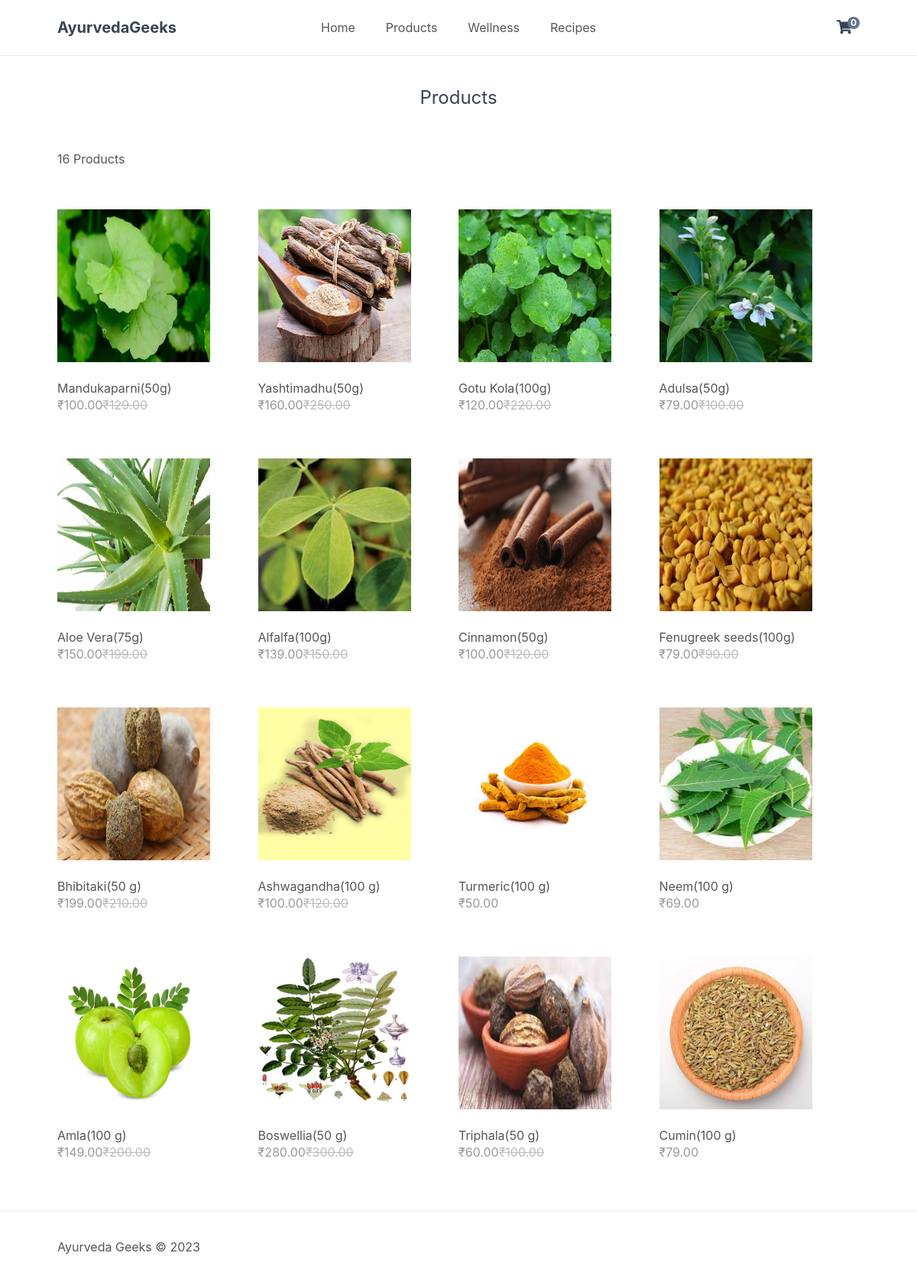
The page /index.php?page=products on the database its author committed.
### tables this page shows
CREATE TABLE `products` (
  `id` int(11) NOT NULL,
  `name` varchar(200) NOT NULL,
  `desc` text NOT NULL,
  `price` decimal(7,2) NOT NULL,
  `rrp` decimal(7,2) NOT NULL DEFAULT 0.00,
  `quantity` int(11) NOT NULL,
  `img` text NOT NULL,
  `date_added` datetime NOT NULL DEFAULT current_timestamp()
);

### index.php (called while the page is built, shortened)
<?php
include 'functions.php';
$page = isset($_GET['page']) && file_exists($_GET['page'] . '.php') ? $_GET['page'] : 'home';
include $page . '.php';
?>

### products.php (the view, shortened to what this page needs)
<?php
$stmt = mysqli_query($con,'SELECT * FROM products ORDER BY date_added DESC');
$products  =mysqli_fetch_all($stmt,MYSQLI_ASSOC);
$stmt=mysqli_query($con,'SELECT * FROM products');
$total_products = mysqli_num_rows($stmt);
?>
<?=template_header('Products')?>
<div class="products content-wrapper">
<h1>Products</h1>
<p><?=$total_products?> Products</p>
<div class="products-wrapper">
<?php foreach ($products as $product): ?>
<a href="index.php?page=product&id=<?=$product['id']?>" class="product">
<img src="imgs/<?=$product['img']?>" width="200" height="200" alt="<?=$product['name']?>">
<span class="name"><?=$product['name']?></span>
<span class="price">
&#8377;<?=$product['price']?>
<?php if ($product['rrp'] > 0): ?>
<span class="rrp">&#8377;<?=$product['rrp']?></span>
<?php endif; ?>
</span>
</a>
<?php endforeach; ?>
</div>
</div>
<?=template_footer()?>

### functions.php (shortened to what this page needs)
<?php
function template_header($title) {
$num_items_in_cart = isset($_SESSION['cart']) ? count($_SESSION['cart']) : 0;
echo <<<EOT
<!DOCTYPE html>
<html>
<head>
<meta charset="utf-8">
<title>$title</title>
<link href="style.css" rel="stylesheet" type="text/css">
<link rel="stylesheet" href="https://use.fontawesome.com/releases/v5.7.1/css/all.css">
</head>
<body>
<header>
<div class="content-wrapper">
<h1>AyurvedaGeeks</h1>
<nav>
<a href="index.php">Home</a>
<a href="index.php?page=products">Products</a>
<a href="index.php?page=properties">Wellness</a>
<a href="index.php?page=recipes">Recipes</a>
</nav>
<div class="link-icons">
<a href="index.php?page=cart">
<i class="fas fa-shopping-cart"></i>
<span>$num_items_in_cart</span>
</a>
</div>
</header>
<main>
EOT;
}
function template_footer() {
$year = date('Y');
echo <<<EOT
</main>
<footer>
<div class="content-wrapper">
<p>Ayurveda Geeks &copy; $year</p>
</div>
</footer>
</body>
</html>
EOT;
}
?>

### style.css (style rules this page uses)
* { box-sizing: border-box; font-family: -apple-system, BlinkMacSystemFont, "segoe ui", roboto, oxygen, ubuntu, cantarell, "fira sans", "droid sans", "helvetica neue", Arial, sans-serif; font-size: 16px; -webkit-font-smoothing: antialiased; -moz-osx-font-smoothing: grayscale; }
html { height: 100%; }
body { position: relative; min-height: 100%; color: #555555; background-color: #FFFFFF; margin: 0; padding-bottom: 100px; }
h1, h2, h3, h4, h5 { color: #394352; }
.content-wrapper { width: 1050px; margin: 0 auto; }
header { border-bottom: 1px solid #EEEEEE; }
header .content-wrapper { display: flex; }
header h1 { display: flex; flex-grow: 1; flex-basis: 0; font-size: 20px; margin: 0; padding: 24px 0; }
header nav { display: flex; flex-grow: 1; flex-basis: 0; justify-content: center; align-items: center; }
header nav a { text-decoration: none; color: #555555; padding: 10px 10px; margin: 0 10px; }
header .link-icons { display: flex; flex-grow: 1; flex-basis: 0; justify-content: flex-end; align-items: center; position: relative; }
header .link-icons a { text-decoration: none; color: #394352; padding: 0 10px; }
header .link-icons a i { font-size: 18px; }
header .link-icons a span { display: inline-block; text-align: center; background-color: #63748e; border-radius: 50%; color: #FFFFFF; font-size: 12px; line-height: 16px; width: 16px; height: 16px; font-weight: bold; position: absolute; top: 22px; right: 0; }
main .recentlyadded .products, main .products .products-wrapper { display: flex; flex-wrap: wrap; align-items: center; justify-content: space-between; padding: 40px 0 0 0; }
main .recentlyadded .products .product, main .products .products-wrapper .product { display: block; overflow: hidden; text-decoration: none; width: 25%; padding-bottom: 60px; }
main .recentlyadded .products .product img, main .products .products-wrapper .product img { transform: scale(1); transition: transform 1s; }
main .recentlyadded .products .product .name, main .products .products-wrapper .product .name { display: block; color: #555555; padding: 20px 0 2px 0; }
main .recentlyadded .products .product .price, main .products .products-wrapper .product .price { display: block; color: #999999; }
main .recentlyadded .products .product .rrp, main .products .products-wrapper .product .rrp { color: #BBBBBB; text-decoration: line-through; }
main > .products h1 { display: block; font-weight: normal; margin: 0; padding: 40px 0; font-size: 24px; text-align: center; width: 100%; }
footer { position: absolute; bottom: 0; border-top: 1px solid #EEEEEE; padding: 20px 0; width: 100%; }

### rows shown on the page
products: img (picture), name "Mandukaparni(50g)", price "100.00", rrp "129.00"
products: img (picture), name "Yashtimadhu(50g)", price "160.00", rrp "250.00"
products: img (picture), name "Gotu Kola(100g)", price "120.00", rrp "220.00"
products: img (picture), name "Adulsa(50g)", price "79.00", rrp "100.00"
products: img (picture), name "Aloe Vera(75g)", price "150.00", rrp "199.00"
products: img (picture), name "Alfalfa(100g)", price "139.00", rrp "150.00"
products: img (picture), name "Cinnamon(50g)", price "100.00", rrp "120.00"
products: img (picture), name "Fenugreek seeds(100g)", price "79.00", rrp "90.00"
products: img (picture), name "Bhibitaki(50 g)", price "199.00", rrp "210.00"
products: img (picture), name "Ashwagandha(100 g)", price "100.00", rrp "120.00"
products: img (picture), name "Turmeric(100 g)", price "50.00"
products: img (picture), name "Neem(100 g)", price "69.00"
products: img (picture), name "Amla(100 g)", price "149.00", rrp "200.00"
products: img (picture), name "Boswellia(50 g)", price "280.00", rrp "300.00"
products: img (picture), name "Triphala(50 g)", price "60.00", rrp "100.00"
products: img (picture), name "Cumin(100 g)", price "79.00"

### other values the page prints
$num_items_in_cart "0"
$total_products "16"
